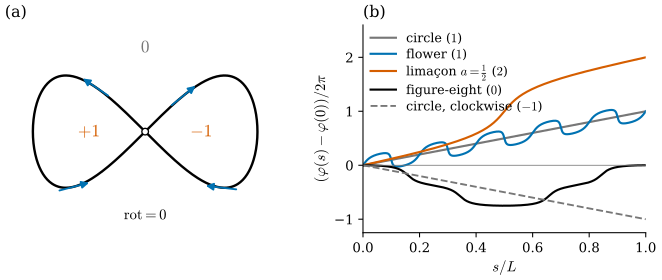

Write Python code to recreate this figure.
"""Figure 37.2.1: turning number versus winding number.

(a) the figure-eight (sin t, sin t cos t) with the winding numbers of the three regions of its complement;
(b) the tangent angle phi(s) / 2 pi against s / L for five running closed curves: the net rise is the turning number.

Run: PYTHONPATH=tools python3 chapters/37-curves-smooth-discrete/figures/fig-37-2-1-turning-winding.py
"""
import sys
from pathlib import Path

import numpy as np

sys.path.insert(0, str(Path(__file__).resolve().parents[1] / "lib"))
import dgfig  # noqa: E402
dgfig.setup()
import matplotlib.pyplot as plt  # noqa: E402

import ddg37  # noqa: E402

C = dgfig.COLORS
fig, (ax, bx) = plt.subplots(1, 2, figsize=(7.2, 3.2), gridspec_kw={"width_ratios": [1.05, 1]})

# (a) the figure-eight and the winding numbers of the regions
tt = np.linspace(0, 2 * np.pi, 600)
F = ddg37.point("figure8", tt)
P400 = ddg37.sample("figure8", 400)[0]
ax.plot(F[:, 0], F[:, 1], color=C["main"], lw=dgfig.LW["main"])
for t0 in (0.35, 2.4, 3.6, 5.6):
    p = ddg37.point("figure8", np.array([t0]))[0]
    v = ddg37.velocity("figure8", np.array([t0]))[0]
    v = 0.16 * v / np.linalg.norm(v)
    ax.annotate("", xy=p + v, xytext=p - v, arrowprops=dict(arrowstyle="-|>", color=C["tangent"], lw=1.4,
                                                            mutation_scale=11))
labels = {(0.5, 0.0): -1, (-0.5, 0.0): 1, (0.0, 0.75): 0}
for (x, y), w in labels.items():
    wn = ddg37.winding_number_polygon(P400, np.array([x, y]))
    assert abs(wn - w) < 1e-9
    ax.text(x, y, r"$%+d$" % w if w else r"$0$", ha="center", va="center", fontsize=13,
            color=C["normal"] if w else C["aux"])
ax.plot([0], [0], "o", ms=5, mfc="white", mec=C["main"], zorder=5)
ax.text(0.0, -0.78, r"$\mathrm{rot} = 0$", ha="center", fontsize=11)
ax.set_aspect("equal")
ax.set_xlim(-1.25, 1.25)
ax.set_ylim(-0.9, 0.95)
ax.set_axis_off()
ax.set_title("(a)", fontsize=12, loc="left")

# (b) tangent angle lifts
styles = [("circle", r"circle", C["aux"], "-", 1), ("flower", r"flower", C["tangent"], "-", 1),
          ("limacon", r"limaçon $a=\frac{1}{2}$", C["normal"], "-", 2), ("figure8", r"figure-eight", C["main"], "-", 0)]
m = 4000
for name, lab, col, ls, k in styles:
    L = ddg37.smooth_length(name)
    s = np.linspace(0, L, m + 1)
    t = ddg37.t_of_s(name, s, 200000)
    phi = ddg37.angle_lift(ddg37.velocity(name, t))
    y = (phi - phi[0]) / (2 * np.pi)
    assert abs(y[-1] - k) < 1e-6, (name, y[-1])
    bx.plot(s / L, y, color=col, ls=ls, lw=1.6, label=lab + r" ($%d$)" % k)
# the clockwise circle (rotation index -1)
s = np.linspace(0, 1, 50)
bx.plot(s, -s, color=C["aux"], ls="--", lw=1.4, label=r"circle, clockwise ($-1$)")
bx.axhline(0, color=C["aux"], lw=0.6)
bx.set_xlabel(r"$s/L$")
bx.set_ylabel(r"$(\varphi(s) - \varphi(0))/2\pi$")
bx.set_yticks([-1, 0, 1, 2])
bx.set_xlim(0, 1)
bx.set_ylim(-1.25, 2.6)
bx.legend(fontsize=9.5, frameon=False, loc="upper left", labelspacing=0.3, borderaxespad=0.2)
bx.set_title("(b)", fontsize=12, loc="left")
for sp2 in ("top", "right"):
    bx.spines[sp2].set_visible(False)

fig.tight_layout()
dgfig.save(fig, __file__)
